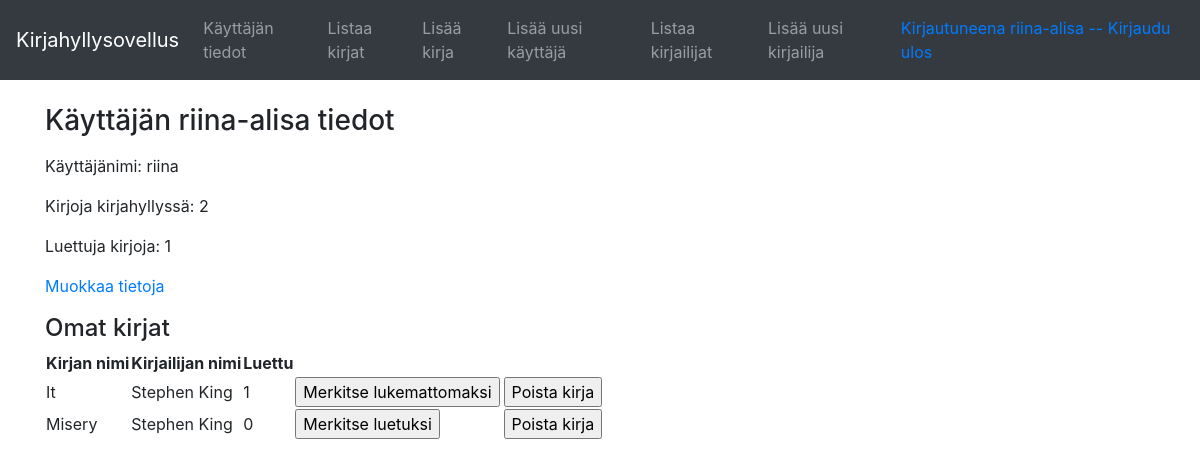
The page /auth/info/ (signed in) on the database its author committed.
### application/auth/models.py (models this page shows, shortened)
class User(Base):
    __tablename__ = "account"
    name = db.Column(db.String(30), nullable=False)
    username = db.Column(db.String(30), nullable=False)
    password = db.Column(db.String(30), nullable=False)
    mybooks = db.relationship("Book", secondary=users_books,
        backref=db.backref('mybooks', lazy='dynamic'))
    @staticmethod
    def count_all_books(userid):
        stmt = text("SELECT COUNT(users_books.book_id) FROM users_books WHERE user_id = :userid").params(userid=userid)
        res = db.engine.execute(stmt)
        return res.fetchone()[0]
    @staticmethod
    def count_read_books(userid):
        stmt = text("SELECT COUNT(users_books.book_id) FROM users_books WHERE user_id =  :userid AND read = 1").params(userid=userid)
        res = db.engine.execute(stmt)
        return res.fetchone()[0]

### tables this page shows
CREATE TABLE users_books (
	book_id INTEGER, 
	user_id INTEGER, 
	read BOOLEAN NOT NULL, 
	FOREIGN KEY(book_id) REFERENCES book (id), 
	FOREIGN KEY(user_id) REFERENCES account (id), 
	CHECK (read IN (0, 1))
);

### application/books/models.py (models this page shows, shortened)
class Book(Base):
    name = db.Column(db.String(144), nullable=False)

### application/authors/models.py (models this page shows, shortened)
class Author(Base):
    __tablename__ = "author"
    firstname = db.Column(db.String(30), nullable=False)
    lastname = db.Column(db.String(30), nullable=False)
    books = db.relationship("Book", secondary=authors_books,
        backref=db.backref('books', lazy='dynamic'))

### application/auth/views.py (the view)
@app.route("/auth/info/", methods=["GET"])
@login_required
def auth_info():
    stmt = text(
        "SELECT ub.book_id, user_id, firstname, lastname, read, name FROM users_books ub, authors_books ab "
        "JOIN book b ON b.id=ub.book_id JOIN author ON author.id=ab.author_id WHERE ub.user_id=:user_id "
        "AND ab.book_id=ub.book_id;").params(
        user_id=current_user.id)
    bookslist = db.engine.execute(stmt)
    db.session().commit()
    return render_template("auth/userinfo.html", user=current_user, books=bookslist,
                           all_books=current_user.count_all_books(current_user.id),
                           read_books=current_user.count_read_books(current_user.id))

### application/__init__.py (called while the page is built)
@login_manager.user_loader
def load_user(user_id):
    return User.query.get(user_id)

### application/templates/auth/userinfo.html (shortened to what this page needs)
{% extends "layout.html" %}
{% block body %}
<form method="GET" action="{{ url_for('auth_info') }}">
    <h3>Käyttäjän {{ user.name }} tiedot</h3>
    <p>Käyttäjänimi: {{ user.username }}</p>
    {% if all_books is defined %}
    <p>Kirjoja kirjahyllyssä: {{ all_books }}</p>
    {% endif %}
    {% if read_books is defined %}
    <p>Luettuja kirjoja: {{ read_books }}</p>
    {% endif %}
    <a href="{{ url_for('auth_edit_form') }}" class="button">Muokkaa tietoja</a>
    <h4>Omat kirjat</h4>
    <table>
        <tr>
            <th>Kirjan nimi</th>
            <th>Kirjailijan nimi</th>
            <th>Luettu</th>
        </tr>
        {% for book in books %}
        <tr>
            <td>{{ book.name }}</td>
            <td>{{ book.firstname }} {{ book.lastname }}</td>
            <td>{{ book.read }}</td>
            <td>
                {% if book.read == False %}
                <form method="POST" action="{{ url_for('books_set_read_or_delete', username=user.username, book_id=book.book_id) }}">
                    <input type="submit" name="btn" value="Merkitse luetuksi"/>
                </form>
                {% endif %}
                {% if book.read == True %}
                <form method="POST" action="{{ url_for('books_set_read_or_delete', username=user.username, book_id=book.book_id) }}">
                    <input type="submit" name="btn" value="Merkitse lukemattomaksi"/>
                </form>
                {% endif %}
            </td>
            <td>
            </td>
            <td>
                <form method="POST" action="{{ url_for('books_set_read_or_delete', username=user.username, book_id=book.book_id) }}">
                    <input type="submit" name="btn" value="Poista kirja"/>
                </form>
            </td>
        </tr>
        {% endfor %}
    </table>
</form>
{% endblock %}

### application/templates/layout.html (shortened to what this page needs)
<!DOCTYPE html>
<html>
  <head>
    <link rel="stylesheet" href="https://maxcdn.bootstrapcdn.com/bootstrap/4.0.0/css/bootstrap.min.css"
>
  </head>
  <body>
    <nav class="navbar navbar-expand-md navbar-dark bg-dark mb-4">
      <a class="navbar-brand" href="#">Kirjahyllysovellus</a>
      <div class="collapse navbar-collapse" id="navbarCollapse">
        <ul class="navbar-nav mr-auto">
          <li class="nav-item">
            <a class="nav-link" href="{{ url_for('auth_info', username=current_user.username) }}">Käyttäjän tiedot</a>
          </li>
          <li class="nav-item">
            <a class="nav-link" href="{{ url_for('books_index') }}">Listaa kirjat</a>
          </li>
          <li class="nav-item">
            <a class="nav-link" href="{{ url_for('books_form') }}">Lisää kirja</a>
          </li>
          <li class="nav-item">
            <a class="nav-link"  href="{{ url_for('auth_form') }}">Lisää uusi käyttäjä</a>
          </li>
          <li class="nav-item">
            <a class="nav-link"  href="{{ url_for('authors_index') }}">Listaa kirjailijat</a>
          </li>
          <li class="nav-item">
            <a class="nav-link"  href="{{ url_for('authors_form') }}">Lisää uusi kirjailija</a>
          </li>
        </ul>
        <div class="form-inline mt-2 mt-md-0">
          {% if current_user.is_authenticated %}
          <a href="{{url_for('auth_logout') }}">Kirjautuneena {{ current_user.name }} -- Kirjaudu ulos</a>
          {% else %}
          <a href="{{ url_for('auth_login') }}">Kirjaudu sisään</a>
          {% endif %}
        </div>
      </div>
    </nav>
    <main role="main" class="container">
      {% block body %}{% endblock %}
    </main>
  </body>
</html>

### rows shown on the page
User: name "riina-alisa", username "riina"
users_books: name "It", firstname "Stephen", lastname "King", read "1"
users_books: name "Misery", firstname "Stephen", lastname "King", read "0"

### other values the page prints
{{ all_books }} "2"
{{ read_books }} "1"
